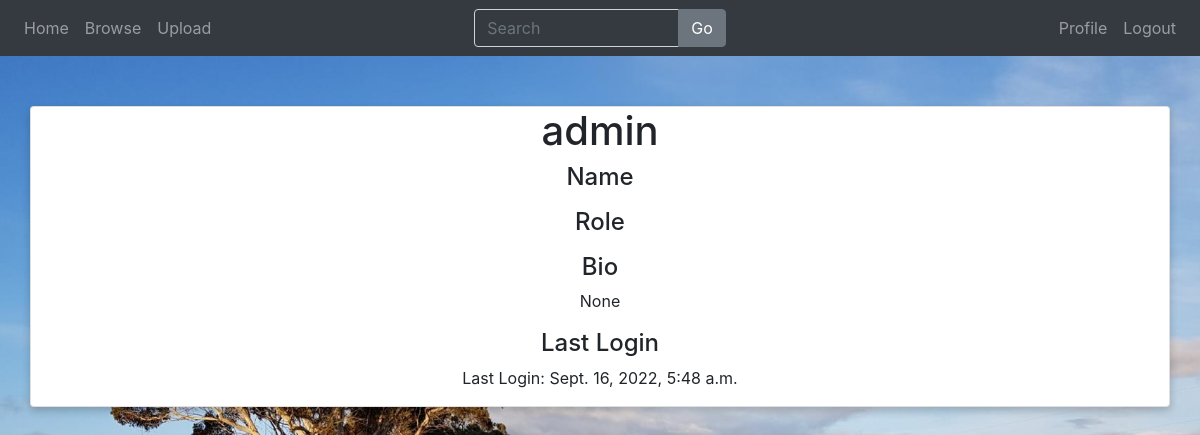
The app's page /profile/1/ (signed in), older data.
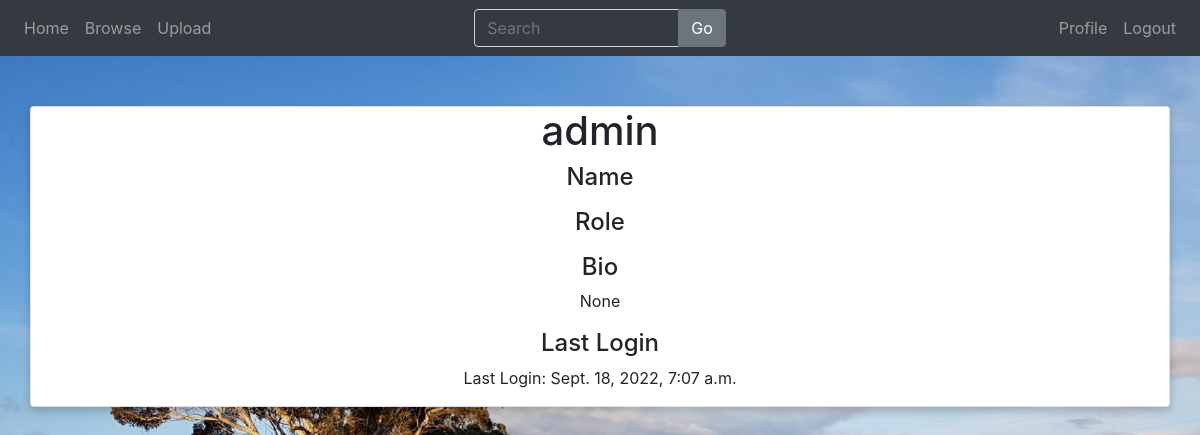
The same page, newer data.
### accounts/models.py (models this page shows)
class User(AbstractUser):
    email = models.EmailField(unique=True)
    role = models.ForeignKey(Role, on_delete=models.SET_NULL, null=True)
    bio = models.TextField(null=True, blank=True)
    REQUIRED_FIELDS = []

### core/views.py (the view)
# urls.py: path('profile/<str:pk>/', views.viewProfile, name="profile"),
@login_required(login_url='accounts/login')
def viewProfile(request, pk):
    user = User.objects.get(id=pk)
    context = {'user': user}
    return render(request, 'core/profile.html', context)

### core/templates/core/profile.html (shortened to what this page needs)
{% extends 'main.html' %}
{% block content %}
<div class="container card shadowed" style="margin-top: 50px; text-align: center;">
    <div>
        <h1>{{ user.username }}</h1>
    </div>
    <div>
        <h4>Name</h4>
        <h4>Role</h4>
        <h4>Bio</h4>
        <p>{{ user.bio }}</p>
        <h4>Last Login</h4>
        <p>Last Login: {{ user.last_login }}</p>
    </div>
</div>
{% endblock content %}

### global_templates/main.html
{% extends 'default.html' %}
{% block main %}
{% include 'navbar.html' %}
{% block content %}
{% endblock %}
{% endblock %}

### global_templates/default.html (shortened to what this page needs)
{% load static %}
<!DOCTYPE html>
<html lang="en">
<head>
    <link rel="stylesheet" href="https://cdn.jsdelivr.net/npm/bootstrap@4.6.1/dist/css/bootstrap.min.css">
    <link rel="stylesheet" href="{% static 'core/style.css' %}">
</head>
<body>
    {% block main %}
    {% endblock %}
</body>
</html>

### global_templates/navbar.html
<nav class="navbar navbar-expand-md navbar-dark bg-dark">
  <div class="navbar-collapse collapse w-50 order-1 order-md-0">
      <ul class="navbar-nav mr-auto">
          <li class="nav-item">
              <a class="nav-link" href="/">Home</a>
          </li>
          <li class="nav-item">
              <a class="nav-link" href="{% url 'browse' %}">Browse</a>
          </li>
          <li class="nav-item">
              <a class="nav-link" href="{% url 'upload' %}">Upload</a>
          </li>
      </ul>
  </div>
  <div class="mx-auto order-0">
    <form method="GET" action="{% url 'search' %}">
      <div class="input-group">
        <input type="text" class="form-control bg-dark text-white" name="q" placeholder="Search">
        <div class="input-group-append">
          <button class="btn btn-secondary" type="submit">Go</button>
        </div>
      </div>
      </form>
  </div>
  <div class="navbar-collapse collapse w-50 order-3">
      <ul class="navbar-nav ml-auto">
          <li class="nav-item">
              <a class="nav-link" href="{% url 'profile' user.id %}">Profile</a>
          </li>
          <li class="nav-item">
              <a class="nav-link" href="{% url 'logout' %}">Logout</a>
          </li>
      </ul>
  </div>
</nav>

### core/static/core/style.css (style rules this page uses)
body { background-image: url("background.jpg"); background-size: cover; }
.shadowed { box-shadow: 0 4px 8px 0 rgba(0, 0, 0, 0.2) }

Row changes from the older to the newer data that the page shows:
changed User "admin": last_login "Sept. 16, 2022, 5:48 a.m." → "Sept. 18, 2022, 7:07 a.m."
